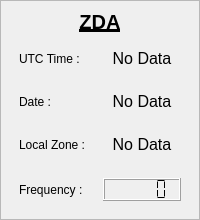
             <widget class="QFrame" name="verticalFrame_dpt_2">
              <property name="frameShape">
               <enum>QFrame::Shape::StyledPanel</enum>
              </property>
              <layout class="QVBoxLayout" name="verticalLayout_37">
               <property name="leftMargin">
                <number>9</number>
               </property>
               <property name="topMargin">
                <number>9</number>
               </property>
               <property name="rightMargin">
                <number>9</number>
               </property>
               <property name="bottomMargin">
                <number>9</number>
               </property>
               <item>
                <widget class="QLabel" name="label_99">
                 <property name="sizePolicy">
                  <sizepolicy hsizetype="Preferred" vsizetype="Maximum">
                   <horstretch>0</horstretch>
                   <verstretch>0</verstretch>
                  </sizepolicy>
                 </property>
                 <property name="font">
                  <font>
                   <pointsize>15</pointsize>
                   <bold>true</bold>
                   <underline>true</underline>
                  </font>
                 </property>
                 <property name="text">
                  <string>ZDA</string>
                 </property>
                 <property name="alignment">
                  <set>Qt::AlignmentFlag::AlignCenter</set>
                 </property>
                </widget>
               </item>
               <item>
                <layout class="QHBoxLayout" name="horizontalLayout_49">
                 <property name="leftMargin">
                  <number>9</number>
                 </property>
                 <property name="topMargin">
                  <number>9</number>
                 </property>
                 <property name="rightMargin">
                  <number>9</number>
                 </property>
                 <property name="bottomMargin">
                  <number>9</number>
                 </property>
                 <item>
                  <widget class="QLabel" name="label_60">
                   <property name="text">
                    <string>UTC Time :</string>
                   </property>
                  </widget>
                 </item>
                 <item>
                  <widget class="QLabel" name="label_utcTime_zda">
                   <property name="sizePolicy">
                    <sizepolicy hsizetype="Preferred" vsizetype="Maximum">
                     <horstretch>0</horstretch>
                     <verstretch>0</verstretch>
                    </sizepolicy>
                   </property>
                   <property name="font">
                    <font>
                     <pointsize>12</pointsize>
                    </font>
                   </property>
                   <property name="text">
                    <string>No Data</string>
                   </property>
                   <property name="alignment">
                    <set>Qt::AlignmentFlag::AlignCenter</set>
                   </property>
                  </widget>
                 </item>
                </layout>
               </item>
               <item>
                <layout class="QHBoxLayout" name="horizontalLayout_51">
                 <property name="leftMargin">
                  <number>9</number>
                 </property>
                 <property name="topMargin">
                  <number>9</number>
                 </property>
                 <property name="rightMargin">
                  <number>9</number>
                 </property>
                 <property name="bottomMargin">
                  <number>9</number>
                 </property>
                 <item>
                  <widget class="QLabel" name="label_62">
                   <property name="text">
                    <string>Date :</string>
                   </property>
                   <property name="alignment">
                    <set>Qt::AlignmentFlag::AlignLeading|Qt::AlignmentFlag::AlignLeft|Qt::AlignmentFlag::AlignVCenter</set>
                   </property>
                  </widget>
                 </item>
                 <item>
                  <widget class="QLabel" name="label_date_zda">
                   <property name="sizePolicy">
                    <sizepolicy hsizetype="Preferred" vsizetype="Maximum">
                     <horstretch>0</horstretch>
                     <verstretch>0</verstretch>
                    </sizepolicy>
                   </property>
                   <property name="font">
                    <font>
                     <pointsize>12</pointsize>
                    </font>
                   </property>
                   <property name="text">
                    <string>No Data</string>
                   </property>
                   <property name="alignment">
                    <set>Qt::AlignmentFlag::AlignCenter</set>
                   </property>
                  </widget>
                 </item>
                </layout>
               </item>
               <item>
                <layout class="QHBoxLayout" name="horizontalLayout_60">
                 <property name="leftMargin">
                  <number>9</number>
                 </property>
                 <property name="topMargin">
                  <number>9</number>
                 </property>
                 <property name="rightMargin">
                  <number>9</number>
                 </property>
                 <property name="bottomMargin">
                  <number>9</number>
                 </property>
                 <item>
                  <widget class="QLabel" name="label_76">
                   <property name="text">
                    <string>Local Zone :</string>
                   </property>
                   <property name="alignment">
                    <set>Qt::AlignmentFlag::AlignLeading|Qt::AlignmentFlag::AlignLeft|Qt::AlignmentFlag::AlignVCenter</set>
                   </property>
                  </widget>
                 </item>
                 <item>
                  <widget class="QLabel" name="label_localZone_zda">
                   <property name="sizePolicy">
                    <sizepolicy hsizetype="Preferred" vsizetype="Maximum">
                     <horstretch>0</horstretch>
                     <verstretch>0</verstretch>
                    </sizepolicy>
                   </property>
                   <property name="font">
                    <font>
                     <pointsize>12</pointsize>
                    </font>
                   </property>
                   <property name="text">
                    <string>No Data</string>
                   </property>
                   <property name="alignment">
                    <set>Qt::AlignmentFlag::AlignCenter</set>
                   </property>
                  </widget>
                 </item>
                </layout>
               </item>
               <item>
                <layout class="QHBoxLayout" name="horizontalLayout_79">
                 <property name="leftMargin">
                  <number>9</number>
                 </property>
                 <property name="topMargin">
                  <number>9</number>
                 </property>
                 <property name="rightMargin">
                  <number>9</number>
                 </property>
                 <property name="bottomMargin">
                  <number>9</number>
                 </property>
                 <item>
                  <widget class="QLabel" name="label_103">
                   <property name="text">
                    <string>Frequency :</string>
                   </property>
                  </widget>
                 </item>
                 <item>
                  <widget class="QLCDNumber" name="lcdNumber_frequency_zda">
                   <property name="sizePolicy">
                    <sizepolicy hsizetype="Minimum" vsizetype="Maximum">
                     <horstretch>0</horstretch>
                     <verstretch>0</verstretch>
                    </sizepolicy>
                   </property>
                   <property name="frameShadow">
                    <enum>QFrame::Shadow::Raised</enum>
                   </property>
                   <property name="smallDecimalPoint">
                    <bool>false</bool>
                   </property>
                   <property name="digitCount">
                    <number>5</number>
                   </property>
                   <property name="segmentStyle">
                    <enum>QLCDNumber::SegmentStyle::Flat</enum>
                   </property>
                  </widget>
                 </item>
                </layout>
               </item>
              </layout>
             </widget>
